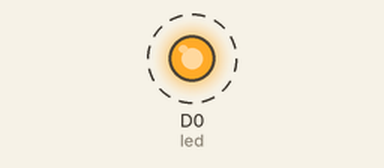
The sketch below on a simulated ESP8266 (NodeMCU). On the bench: output pins drawn as LEDs (lit = HIGH). Dashed ring = blinking.

Above: at 0.5 s.
Timing chart, 0 to 4.6 s (numbered marks = the images above):
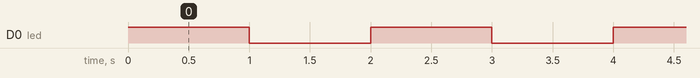

Measured:
- by itself, D0 (led): alternates HIGH for 1.0 s and LOW for 1.0 s

The sketch:

_SparkNigtLab_lab2.1.ino
```cpp
//
// Lab presented during the 1st edition of SparkNightLab in Turin 6-Mar-2015
// this is an example provided by Spark and presented by @marcobodoira and @noce2k
// ----------------------------------------------------------------------------------

// Program to blink an LED connected to pin D0
// of the Spark Core.
// We name pin D0 as led
int led = D0;
// This routine runs only once upon reset
void setup() {
   // Initialize D0 pin as output
   pinMode(led, OUTPUT);
}
// This routine loops forever
void loop() {
   digitalWrite(led, HIGH);
   // Turn ON the LED
   delay(1000);
   // Wait for 1000mS = 1 second
   digitalWrite(led, LOW);
   // Turn OFF the LED
   delay(1000);
   // Wait for 1 second
}
```
